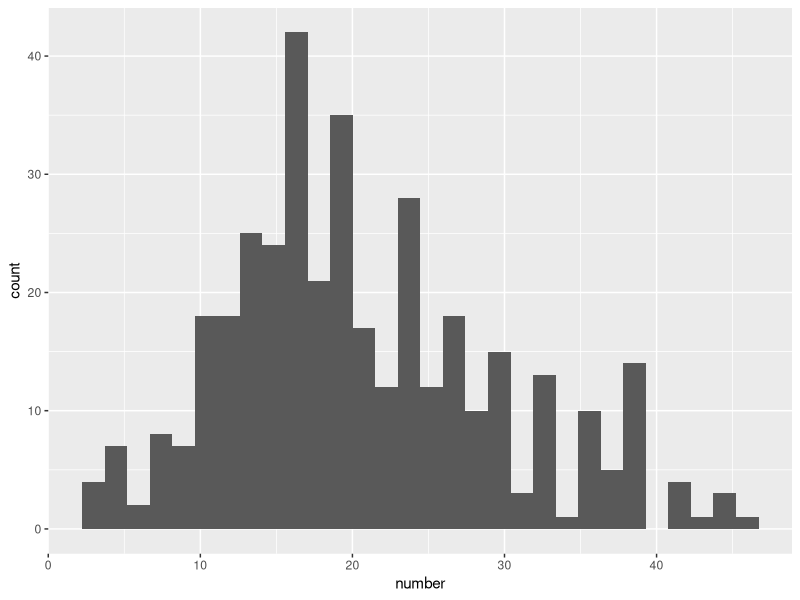
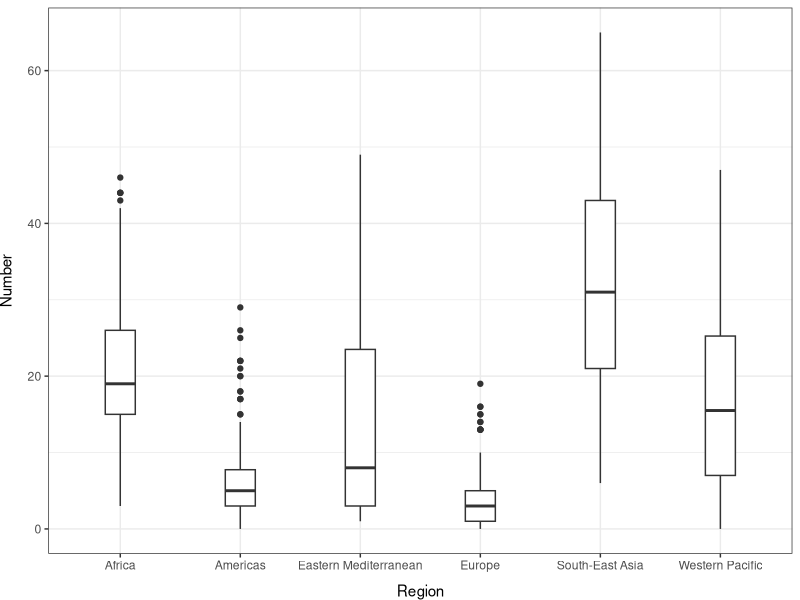

Source code (R) for these figures, in order: (Note: this script raises an error after producing the figures.)
## ---- chunk 1

## ---- chunk 2
library(tidyverse) # For everything we love
library(MASS)      # For negative.binomial family in glm()
library(car)       # For Anova()
## ---- chunk 3
# Read in the data
uw <- read.csv("data/weights.csv")

# Look at the data
head(uw)
## ---- chunk 4
# Now we need to make the counts into an integer because these are
# counts and counts are
uw$number <- as.integer(uw$number)
## ---- chunk 5
# Make a new dataframe that contains only those records for which
# the region is `Africa`
africa <-
  uw %>%
  filter(region == "Africa")
## ---- chunk 6
ggplot(africa, aes(x = number)) +
  geom_histogram()
## ---- chunk 7
# Fit the model, being sure to specify
# the appropriate error distribution and
# link function.
model <- glm(number ~ year + sex,
  data = africa,
  family = "negative.binomial"(theta = 1)
)
## ---- chunk 8
# Print the summary of the model
summary(model)
## ---- chunk 9
# Predict mean values of female
female <- 36.269089 - 0.016632 * mean(africa$year)
female

# Now, we need to use the inverse of
# the link function to get our prediction.
# Since the link function was 'log', we use:
exp(female)

## ---- chunk 10
# Look at the first 10 rows of data
head(uw, 10)

# Let's find out how many unique regions we have in the data set
unique(uw$region)
## ---- chunk 11
ggplot(uw, aes(x = region, y = number)) +
  geom_boxplot(width = .25) +
  xlab("Region") +
  ylab("Number") +
  theme_bw() +
  theme(
    axis.title.x = element_text(vjust = -1),
    axis.title.y = element_text(vjust = 3),
  )
## ---- chunk 12
nb_mod <- glm(
  formula = number ~ region,
  data = uw,
  family = "negative.binomial"(theta = 1)
)
## ---- chunk 13
nb_mod <- stan_glm(
  formula = number ~ region,
  data = uw,
  family = neg_binomial_2()
)
## ---- chunk 14
# Get the residuals - will work the same either way!
nb_mod_resids <- data.frame(
  uw, 
  .fitted = nb_mod$fitted.values, 
  .resid = nb_mod$residuals)

# Plot residuals by Region
ggplot(nb_mod_resids, aes(x = region, y = .resid, fill = region)) +
  geom_boxplot(alpha = 0.25, width = 0.25) +
  geom_jitter(aes(color = region), width = .1, alpha = 0.1) +
  xlab("Fitted values") +
  ylab(expression(paste(epsilon)))
